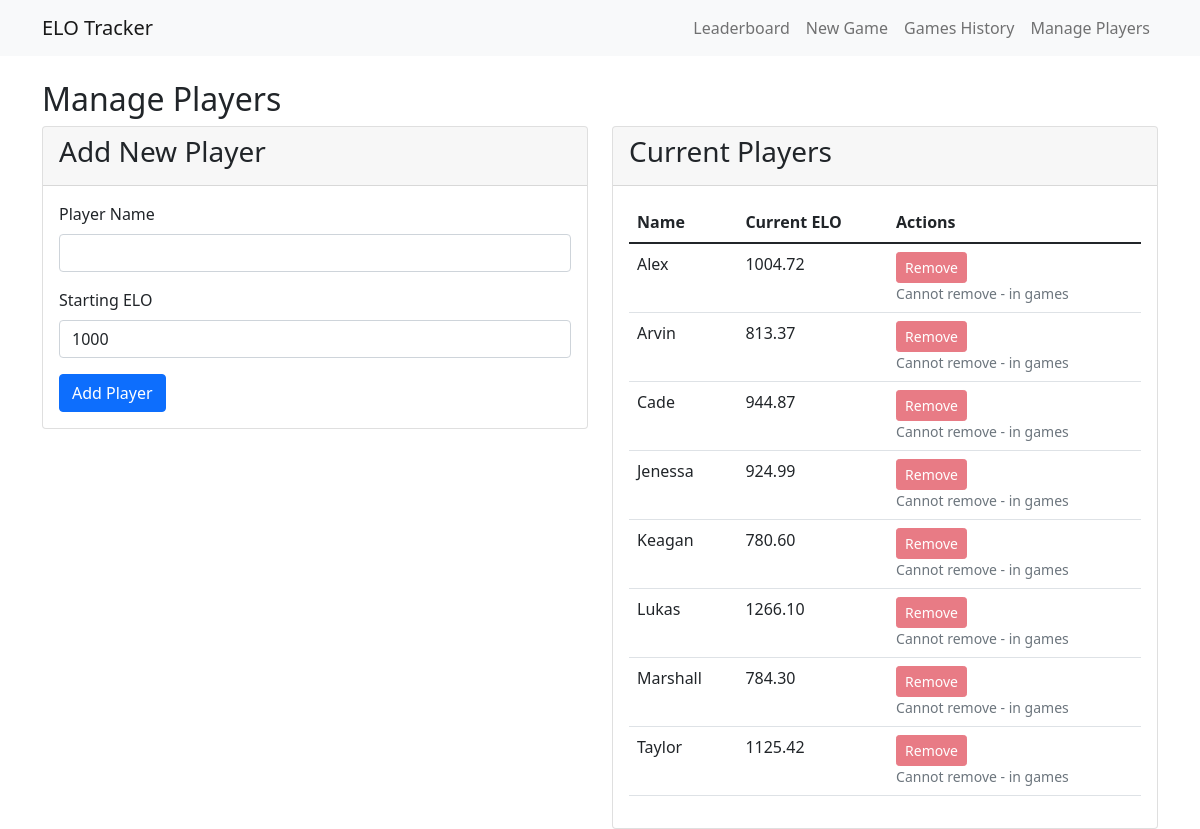
Page /manage_players on the earlier database version.
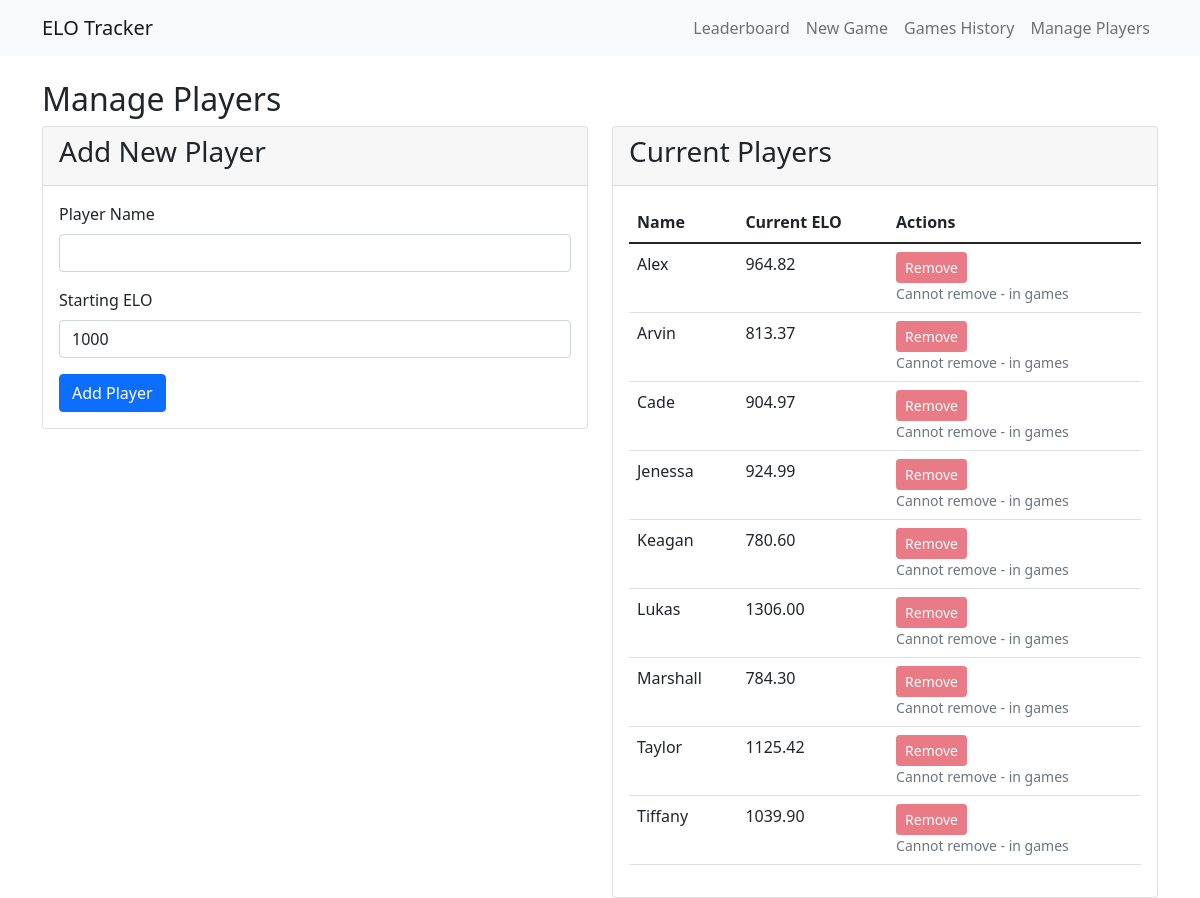
Same page on the later database version.
### models.py (models this page shows)
class Player(db.Model):
    id = db.Column(db.Integer, primary_key=True)
    name = db.Column(db.String(80), unique=True, nullable=False)
    elo = db.Column(db.Float, default=1000)

### app.py (the view, shortened to what this page needs)
@app.route('/manage_players', methods=['GET', 'POST'])
def manage_players():
    error_message = None
    success_message = None
    players = Player.query.order_by(Player.name).all()
    player_in_games = {}
    games = Game.query.all()
    for player in players:
        player_in_games[player.id] = False
        for game in games:
            team1_ids = game.team1_players.split(',')
            team2_ids = game.team2_players.split(',')
            if str(player.id) in team1_ids or str(player.id) in team2_ids:
                player_in_games[player.id] = True
                break
    return render_template('manage_players.html',
                          players=players,
                          player_in_games=player_in_games,
                          error_message=error_message,
                          success_message=success_message)

### templates/manage_players.html (shortened to what this page needs)
{% extends "base.html" %}
{% block content %}
<h2>Manage Players</h2>
<div class="row">
    <div class="col-md-6">
        <div class="card mb-4">
            <div class="card-header">
                <h3>Add New Player</h3>
            </div>
            <div class="card-body">
                <form method="POST">
                    <div class="mb-3">
                        <label for="player_name" class="form-label">Player Name</label>
                        <input type="text" class="form-control" id="player_name" name="player_name" required>
                    </div>
                    <div class="mb-3">
                        <label for="starting_elo" class="form-label">Starting ELO</label>
                        <input type="number" class="form-control" id="starting_elo" name="starting_elo" value="1000" step="0.01">
                    </div>
                    <button type="submit" name="add_player" value="1" class="btn btn-primary">Add Player</button>
                </form>
            </div>
        </div>
    </div>
    <div class="col-md-6">
        <div class="card">
            <div class="card-header">
                <h3>Current Players</h3>
            </div>
            <div class="card-body">
                <table class="table">
                    <thead>
                        <tr>
                            <th>Name</th>
                            <th>Current ELO</th>
                            <th>Actions</th>
                        </tr>
                    </thead>
                    <tbody>
                        {% for player in players %}
                        <tr>
                            <td>{{ player.name }}</td>
                            <td>{{ "%.2f"|format(player.elo) }}</td>
                            <td>
                                <form method="POST" class="d-inline">
                                    <button type="submit" name="remove_player" value="1" class="btn btn-sm btn-danger"
                                            {% if player_in_games[player.id] %}disabled{% endif %}
                                            onclick="return confirm('Are you sure you want to remove {{ player.name }}?')">
                                        Remove
                                    </button>
                                </form>
                                {% if player_in_games[player.id] %}
                                <small class="text-muted d-block">Cannot remove - in games</small>
                                {% endif %}
                            </td>
                        </tr>
                        {% endfor %}
                    </tbody>
                </table>
            </div>
        </div>
    </div>
</div>
{% endblock %}

Differences in the rows shown:
changed Player "Alex": elo "1004.72" → "964.82"
changed Player "Cade": elo "944.87" → "904.97"
changed Player "Lukas": elo "1266.10" → "1306.00"
added Player: name "Tiffany", elo "1039.90", shows "Cannot remove - in games"
